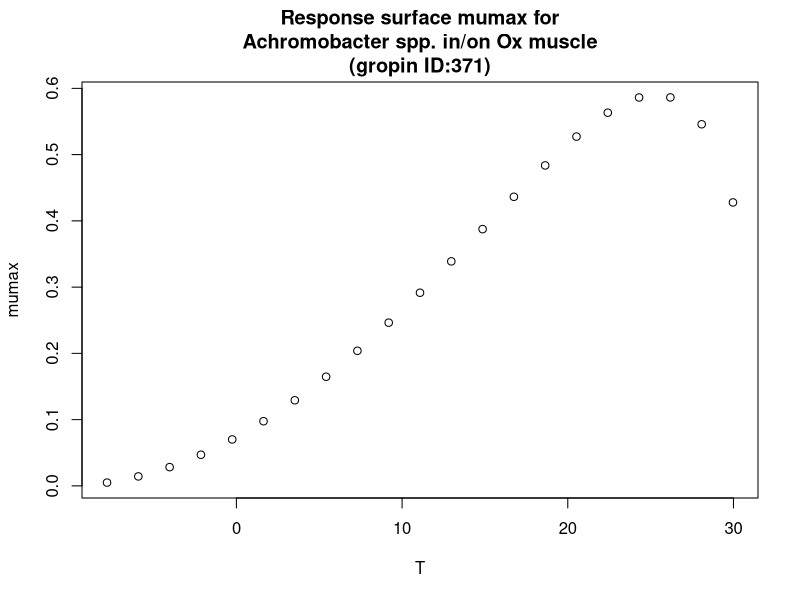

Here is the R script that generated this plot:
#############################
# start of Parameter script
#############################
T <- seq(-7.8078,29.97002997003,length.out=21)
#############################
# end of Parameter script
#############################
############################# 
# start of Model script Gropin ID 371 
#############################
 
# constant coefficients for this model
 
variables <- data.frame(T)
argumentsPar <- expand.grid(variables)
 
# heart of the model
response_surface <- function(T) {
   mumax <-(5.9*(10^-1)*(T-32.4)*((T+10.5)^2))/((25.3+10.5)*((25.3+10.5)*(T-25.3)-(25.3-32.4)*(25.3-10.5-2*T)))

return(mumax=mumax)
} 

# output parameters
responseSurface <- cbind(argumentsPar,response_surface(argumentsPar['T']))
colnames(responseSurface) <- c(colnames(argumentsPar),'mumax')
#############################
# End of Model script
#############################
############################# 
# start of Visualisation script Gropin ID 371 
#############################
plot(T,responseSurface$'mumax',xlab='T',
                          ylab='mumax',main='Response surface mumax for
Achromobacter spp. in/on Ox muscle
(gropin ID:371)')
#############################
# End of Visualisation script
#############################
